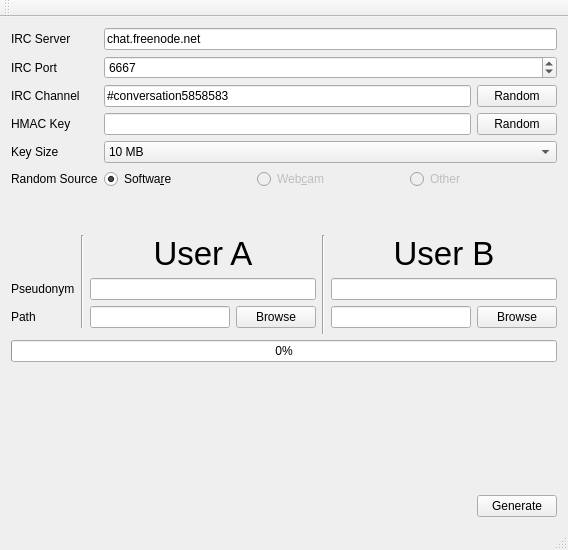
<?xml version="1.0" encoding="UTF-8"?>
<ui version="4.0">
 <class>MainWindow</class>
 <widget class="QMainWindow" name="MainWindow">
  <property name="geometry">
   <rect>
    <x>0</x>
    <y>0</y>
    <width>568</width>
    <height>550</height>
   </rect>
  </property>
  <property name="windowTitle">
   <string>OTChat KeyGen</string>
  </property>
  <widget class="QWidget" name="centralWidget">
   <layout class="QGridLayout" name="gridLayout_2">
    <item row="3" column="1">
     <spacer name="verticalSpacer_2">
      <property name="orientation">
       <enum>Qt::Vertical</enum>
      </property>
      <property name="sizeHint" stdset="0">
       <size>
        <width>20</width>
        <height>40</height>
       </size>
      </property>
     </spacer>
    </item>
    <item row="4" column="1">
     <widget class="QPushButton" name="button_generate">
      <property name="text">
       <string>Generate</string>
      </property>
     </widget>
    </item>
    <item row="4" column="0">
     <spacer name="horizontalSpacer">
      <property name="orientation">
       <enum>Qt::Horizontal</enum>
      </property>
      <property name="sizeHint" stdset="0">
       <size>
        <width>40</width>
        <height>20</height>
       </size>
      </property>
     </spacer>
    </item>
    <item row="0" column="0" colspan="2">
     <layout class="QGridLayout" name="gridLayout">
      <item row="3" column="2">
       <widget class="keyField" name="hmac"/>
      </item>
      <item row="0" column="0">
       <widget class="QLabel" name="label">
        <property name="text">
         <string>IRC Server</string>
        </property>
       </widget>
      </item>
      <item row="2" column="2">
       <widget class="QLineEdit" name="channel">
        <property name="text">
         <string>#conversation5858583</string>
        </property>
       </widget>
      </item>
      <item row="6" column="2">
       <spacer name="verticalSpacer">
        <property name="orientation">
         <enum>Qt::Vertical</enum>
        </property>
        <property name="sizeHint" stdset="0">
         <size>
          <width>20</width>
          <height>40</height>
         </size>
        </property>
       </spacer>
      </item>
      <item row="3" column="0">
       <widget class="QLabel" name="label_4">
        <property name="text">
         <string>HMAC Key</string>
        </property>
       </widget>
      </item>
      <item row="2" column="0">
       <widget class="QLabel" name="label_3">
        <property name="text">
         <string>IRC Channel</string>
        </property>
       </widget>
      </item>
      <item row="1" column="0">
       <widget class="QLabel" name="label_2">
        <property name="text">
         <string>IRC Port</string>
        </property>
       </widget>
      </item>
      <item row="4" column="0">
       <widget class="QLabel" name="label_10">
        <property name="text">
         <string>Key Size</string>
        </property>
       </widget>
      </item>
      <item row="4" column="2" colspan="2">
       <widget class="QComboBox" name="comboBox">
        <item>
         <property name="text">
          <string>10 MB</string>
         </property>
        </item>
        <item>
         <property name="text">
          <string>100 MB</string>
         </property>
        </item>
        <item>
         <property name="text">
          <string>1 GB</string>
         </property>
        </item>
        <item>
         <property name="text">
          <string>10 GB</string>
         </property>
        </item>
       </widget>
      </item>
      <item row="0" column="2" colspan="2">
       <widget class="QLineEdit" name="server">
        <property name="text">
         <string>chat.freenode.net</string>
        </property>
       </widget>
      </item>
      <item row="1" column="2" colspan="2">
       <widget class="QSpinBox" name="port">
        <property name="maximum">
         <number>65536</number>
        </property>
        <property name="value">
         <number>6667</number>
        </property>
       </widget>
      </item>
      <item row="2" column="3">
       <widget class="QPushButton" name="button_rngchannel">
        <property name="text">
         <string>Random</string>
        </property>
       </widget>
      </item>
      <item row="3" column="3">
       <widget class="QPushButton" name="button_rngkey">
        <property name="text">
         <string>Random</string>
        </property>
       </widget>
      </item>
      <item row="5" column="0">
       <widget class="QLabel" name="label_9">
        <property name="text">
         <string>Random Source</string>
        </property>
       </widget>
      </item>
      <item row="5" column="2" colspan="2">
       <layout class="QHBoxLayout" name="horizontalLayout_2">
        <item>
         <widget class="QRadioButton" name="radioButton">
          <property name="text">
           <string>Softwa&amp;re</string>
          </property>
          <property name="checked">
           <bool>true</bool>
          </property>
         </widget>
        </item>
        <item>
         <widget class="QRadioButton" name="radioButton_2">
          <property name="enabled">
           <bool>false</bool>
          </property>
          <property name="text">
           <string>Web&amp;cam</string>
          </property>
         </widget>
        </item>
        <item>
         <widget class="QRadioButton" name="radioButton_3">
          <property name="enabled">
           <bool>false</bool>
          </property>
          <property name="text">
           <string>Other</string>
          </property>
         </widget>
        </item>
       </layout>
      </item>
     </layout>
    </item>
    <item row="1" column="0" colspan="2">
     <layout class="QGridLayout" name="gridLayout_3">
      <item row="2" column="0">
       <widget class="QLabel" name="label_8">
        <property name="text">
         <string>Path</string>
        </property>
       </widget>
      </item>
      <item row="0" column="4" rowspan="4">
       <widget class="Line" name="line">
        <property name="orientation">
         <enum>Qt::Vertical</enum>
        </property>
       </widget>
      </item>
      <item row="1" column="0">
       <widget class="QLabel" name="label_7">
        <property name="text">
         <string>Pseudonym</string>
        </property>
       </widget>
      </item>
      <item row="2" column="2">
       <widget class="QLineEdit" name="pathA"/>
      </item>
      <item row="2" column="5">
       <widget class="QLineEdit" name="pathB"/>
      </item>
      <item row="1" column="2" colspan="2">
       <widget class="QLineEdit" name="pseudoA"/>
      </item>
      <item row="2" column="3">
       <widget class="QPushButton" name="browseA">
        <property name="text">
         <string>Browse</string>
        </property>
       </widget>
      </item>
      <item row="1" column="5" colspan="2">
       <widget class="QLineEdit" name="pseudoB"/>
      </item>
      <item row="0" column="2" colspan="2">
       <widget class="QLabel" name="label_5">
        <property name="font">
         <font>
          <pointsize>25</pointsize>
         </font>
        </property>
        <property name="text">
         <string>User A</string>
        </property>
        <property name="alignment">
         <set>Qt::AlignCenter</set>
        </property>
       </widget>
      </item>
      <item row="2" column="6">
       <widget class="QPushButton" name="browseB">
        <property name="text">
         <string>Browse</string>
        </property>
       </widget>
      </item>
      <item row="0" column="5" colspan="2">
       <widget class="QLabel" name="label_6">
        <property name="font">
         <font>
          <pointsize>25</pointsize>
         </font>
        </property>
        <property name="text">
         <string>User B</string>
        </property>
        <property name="alignment">
         <set>Qt::AlignCenter</set>
        </property>
       </widget>
      </item>
      <item row="0" column="1" rowspan="3">
       <widget class="Line" name="line_2">
        <property name="orientation">
         <enum>Qt::Vertical</enum>
        </property>
       </widget>
      </item>
     </layout>
    </item>
    <item row="2" column="0" colspan="2">
     <widget class="QProgressBar" name="progressBar">
      <property name="value">
       <number>0</number>
      </property>
     </widget>
    </item>
   </layout>
  </widget>
  <widget class="QMenuBar" name="menuBar">
   <property name="geometry">
    <rect>
     <x>0</x>
     <y>0</y>
     <width>568</width>
     <height>19</height>
    </rect>
   </property>
  </widget>
  <widget class="QToolBar" name="mainToolBar">
   <attribute name="toolBarArea">
    <enum>TopToolBarArea</enum>
   </attribute>
   <attribute name="toolBarBreak">
    <bool>false</bool>
   </attribute>
  </widget>
  <widget class="QStatusBar" name="statusBar"/>
 </widget>
 <layoutdefault spacing="6" margin="11"/>
 <customwidgets>
  <customwidget>
   <class>keyField</class>
   <extends>QLineEdit</extends>
   <header>keyfield.h</header>
  </customwidget>
 </customwidgets>
 <tabstops>
  <tabstop>server</tabstop>
  <tabstop>port</tabstop>
  <tabstop>channel</tabstop>
  <tabstop>button_rngchannel</tabstop>
  <tabstop>hmac</tabstop>
  <tabstop>button_rngkey</tabstop>
  <tabstop>comboBox</tabstop>
  <tabstop>radioButton</tabstop>
  <tabstop>radioButton_2</tabstop>
  <tabstop>radioButton_3</tabstop>
  <tabstop>pseudoA</tabstop>
  <tabstop>pathA</tabstop>
  <tabstop>browseA</tabstop>
  <tabstop>pseudoB</tabstop>
  <tabstop>pathB</tabstop>
  <tabstop>browseB</tabstop>
  <tabstop>button_generate</tabstop>
 </tabstops>
 <resources/>
 <connections/>
</ui>
